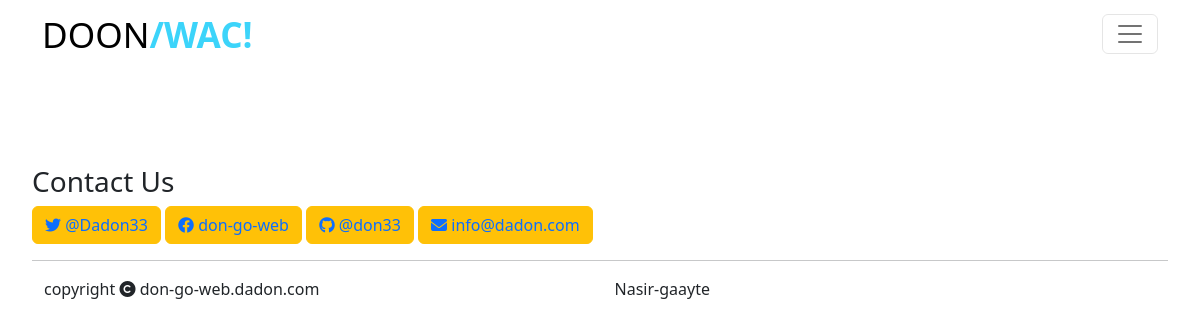
Before: /news/ with the older database file.
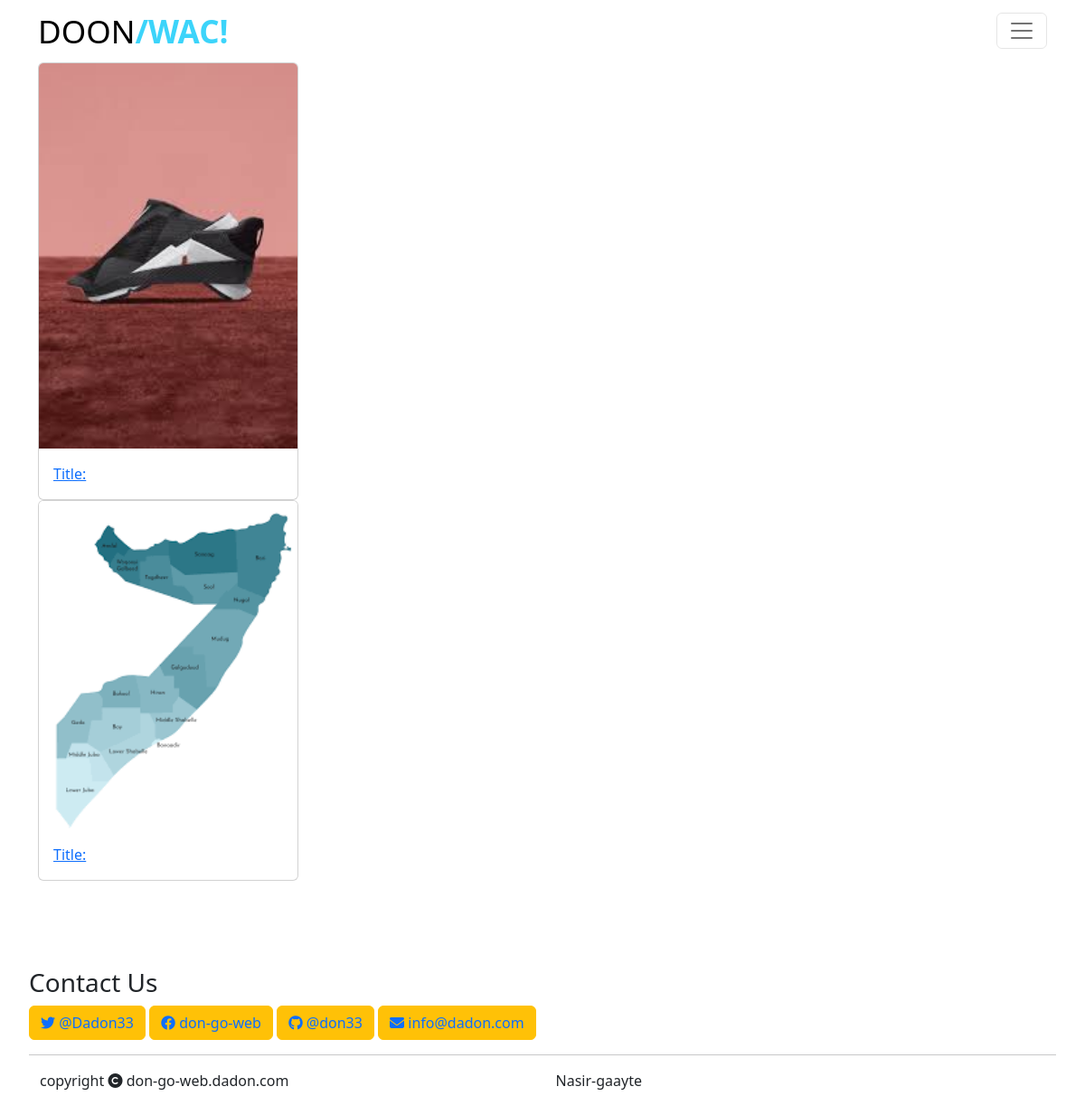
After: the same page with the newer database file.
### news/models.py (models this page shows, shortened)
class NewsModel(models.Model):
    category = models.ForeignKey(NewsCategoryModel,on_delete=models.CASCADE)
    imgUrl = models.ImageField(blank=True,null=True)
    newsTitel = models.CharField(max_length=150,blank=True ,null=True)
    by=models.CharField(max_length=50,null=True,blank=True)
    date = models.DateField(auto_now_add=True)
    body = models.TextField()
    class Mate:
        fields = '__all__'

### news/views.py (the view)
# urls.py: path('news/',news,name='news'),
def news(request):
    cats= NewsCategoryModel.objects.all()
    news = NewsModel.objects.all()
    return render(request,'news/news.html',{
        'cats':cats,
        'news':news,
    })

### news/templates/news/news.html
{% extends 'core/home.html' %}
{% block content %}
    <div class="container">
        {% for new in news %}
        <a href="{% url 'news_detail' new.pk %}">
        <div class="card" style="width: 18rem;">
            <img src="{{new.imgUrl.url}}" class="card-img-top" alt="...">
            <div class="card-body">
              <p class="card-text">Title: {{new.newsTite}}</p>
            </div>
          </div>
        </a>
        {%endfor%}
    </div>
{% endblock content %}

Changed rows visible on the page:
added NewsModel: imgUrl (picture)
added NewsModel: imgUrl (picture)
